Frame 1 (no input): blank canvas, image omitted
Frame 60 (the mouse pressed at the canvas centre just before this capture): blank canvas, image omitted
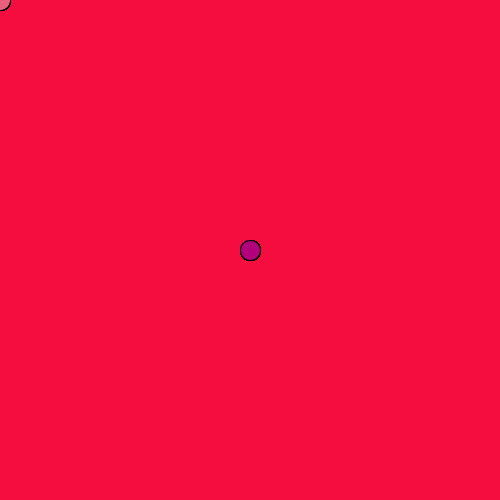
Frame 120 (the mouse held since frame 60 and released just before this capture)

The Processing sketch whose frames 1 and 60 were blank and that drew this single picture after the mouse press (run headless with seeded random() and noise(); from frame 60 on, the mouse is pressed at the canvas centre):

// Processing sketch: processing_34062
// ── processing_34062.pde

void setup() { 
  
size(500, 500); 
smooth();
background(245,13,63);
}
void draw() { 
if (mousePressed) {

fill(178,0,124);
} else {
fill(233,96,126); 
}
ellipse(mouseX, mouseY, 20, 20);}
